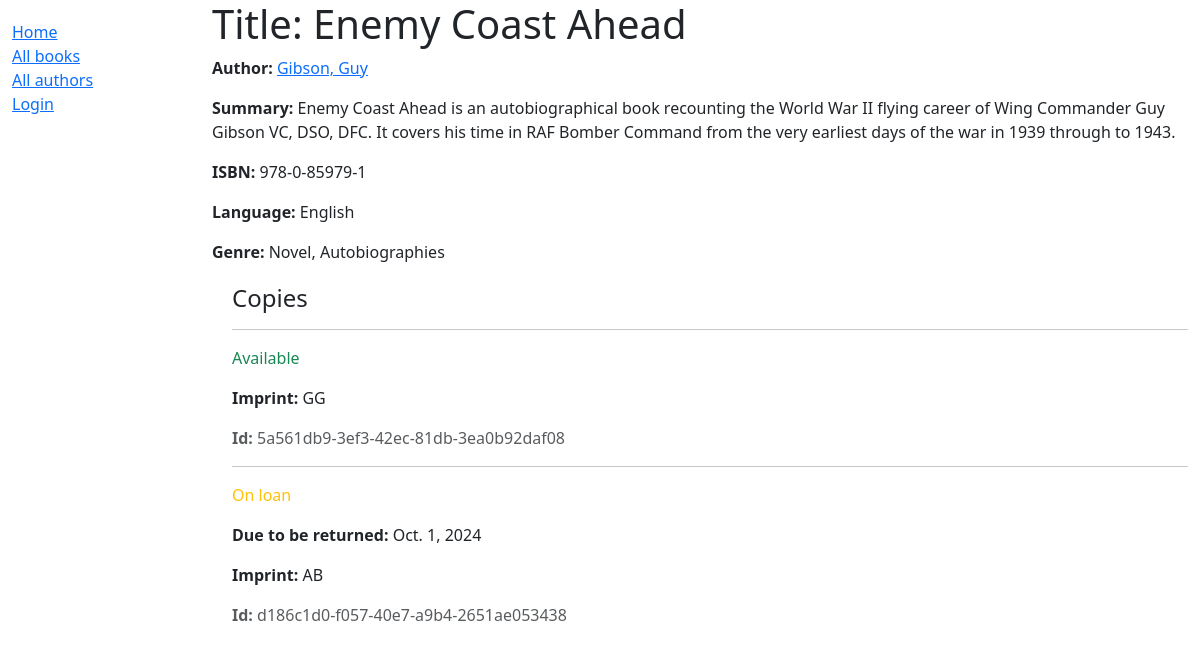
The app's page /catalog/books/5, older data.
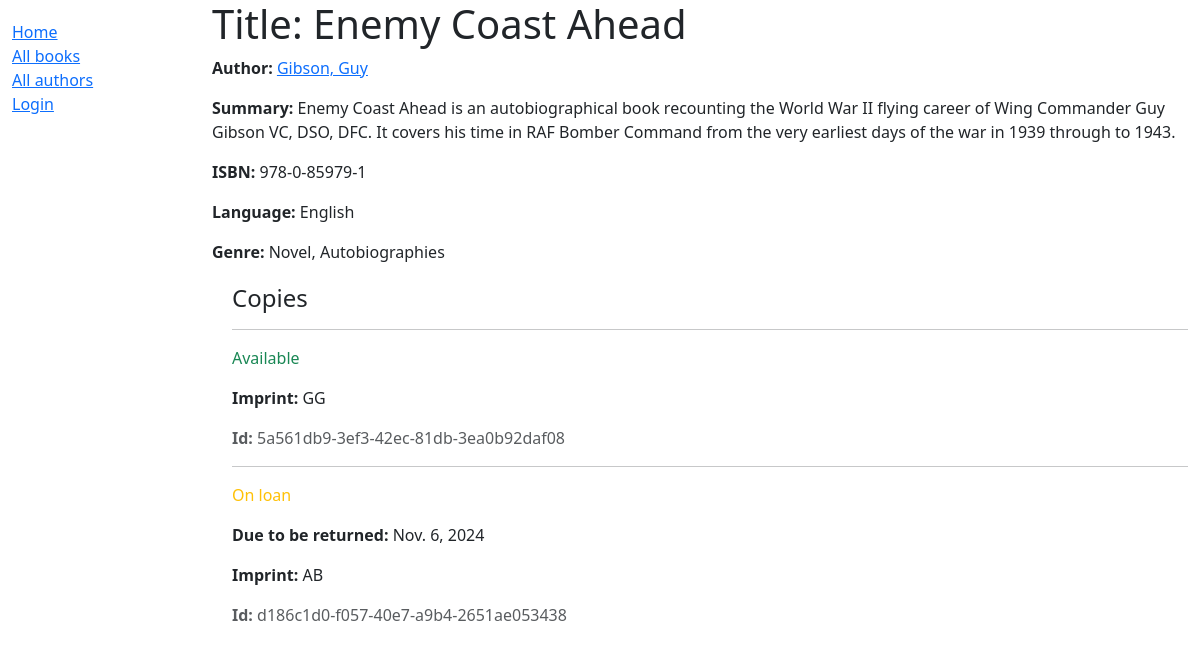
The same page, newer data.
### catalog/models.py (models this page shows, shortened)
class BookInstance(models.Model):
    id = models.UUIDField(
        primary_key=True,
        default=uuid.uuid4,
        help_text="Unique ID for this particular book"
    )
    book = models.ForeignKey('Book', on_delete=models.RESTRICT, null=True)
    imprint = models.CharField(max_length=200)
    due_back = models.DateField(null=True, blank=True)
    borrower = models.ForeignKey(settings.AUTH_USER_MODEL, on_delete=models.SET_NULL, null=True, blank=True)
    LOAN_STATUS = (
        ('m', 'Maintenance'),
        ('o', 'On loan'),
        ('a', 'Available'),
        ('r', 'Reserved'),
    )
    status = models.CharField(
        max_length=1,
        choices=LOAN_STATUS,
        default='m',
        blank=True,
        help_text='Book availability',
    )
    class Meta:
        ordering = ['due_back']
        permissions = (("can_mark_returned", "Set book as returned"), ("can_renew", "Renew the due_back of a book"))
    def display_author(self):
        return f'{self.book.author.first_name} {self.book.author.last_name}'
    display_author.short_description = "Author"

### catalog/views.py (the view)
# urls.py: path('books/<int:pk>', views.BookDetailView.as_view(), name='book-detail'),
class BookDetailView(generic.DetailView):
    model = Book

### catalog/models.py (called while the page is built)
    def __str__(self):
        return self.name

    def __str__(self):
        return self.name

    def __str__(self):
        return f'{self.last_name}, {self.first_name}'

### catalog/templates/catalog/book_detail.html (shortened to what this page needs)
{% extends "base_generic.html" %}
{% block content %}
<h1>Title: {{ book.title }}</h1>
<p><strong>Author:</strong> <a href="{% url 'author-detail' book.author.id %}">{{ book.author }}</a></p>
<p><strong>Summary:</strong> {{ book.summary }}</p>
<p><strong>ISBN:</strong> {{ book.isbn }}</p>
<p><strong>Language:</strong> {{ book.language }}</p>
<p><strong>Genre:</strong> {{ book.genre.all|join:", " }}</p>
<div style="margin-left:20px;margin-top:20px">
    <h4>Copies</h4>
    {% for copy in book.bookinstance_set.all %}
    <hr />
    <p
        class="{% if copy.status == 'a' %}text-success{% elif copy.status == 'm' %}text-danger{% else %}text-warning{% endif %}">
        {{ copy.get_status_display }}
    </p>
    {% if copy.status != 'a' %}
    <p><strong>Due to be returned:</strong> {{ copy.due_back }}</p>
    {% endif %}
    <p><strong>Imprint:</strong> {{ copy.imprint }}</p>
    <p class="text-muted"><strong>Id:</strong> {{ copy.id }}</p>
    {% endfor %}
</div>
{% endblock %}
{% block sidebar %}
{{ block.super }}
{% endblock sidebar %}

Row changes from the older to the newer data that the page shows:
changed BookInstance "On loan": due_back "Oct. 1, 2024" → "Nov. 6, 2024"
